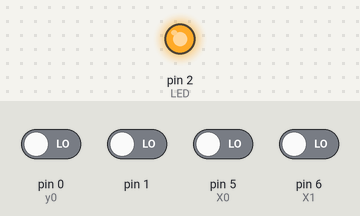
Bench run of a sketch on a simulated Arduino Uno, built with avr-gcc and run on an emulated ATmega328P. Shown: output pins drawn as LEDs (lit = HIGH). The inputs (shaded band) are chosen by the test bench; at power-on: pin 0 (y0), pin 1, pin 5 (X0), pin 6 (X1) LOW.

Above: at 1.2 s.
1.3 s: pin 5 (X0) driven HIGH
At 2.0 s:
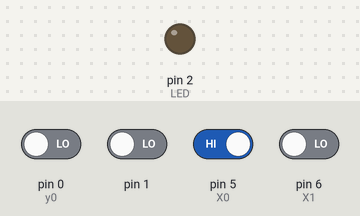
2.8 s: pin 0 (y0) driven HIGH
At 3.4 s:
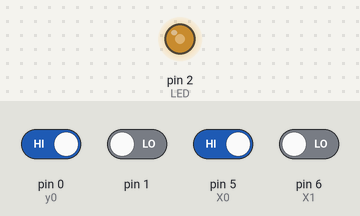
4.3 s: pin 0 (y0) driven LOW
At 5.3 s:
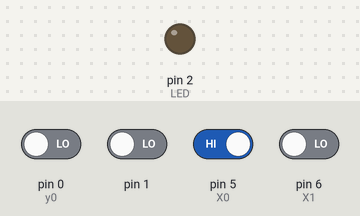
5.8 s: pin 5 (X0) driven LOW
At 6.6 s:
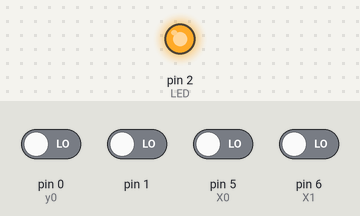
7.3 s: pin 6 (X1) driven HIGH
At 7.8 s:
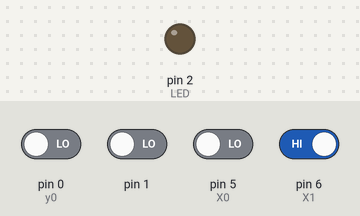
8.8 s: pin 6 (X1) driven LOW
At 10.1 s:
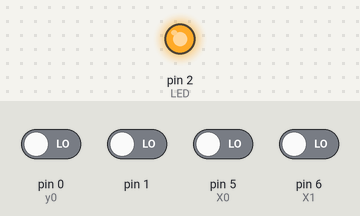
Timing chart, 0 to 11.3 s (numbered marks = the images above; inputs shaded):
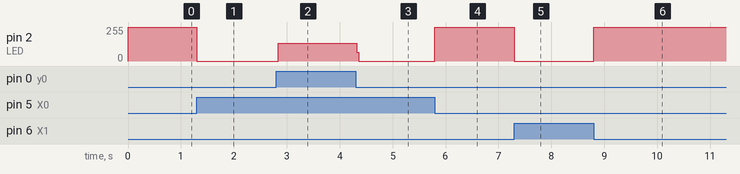

Measured:
- after the input at 1.3 s, pin 2 (LED): 255/255 → 0/255 at once
- after the input at 2.8 s, pin 2 (LED): 0/255 → 133/255 at once
- after the input at 4.3 s, pin 2 (LED): 133/255 → 0/255 at once
- after the input at 5.8 s, pin 2 (LED): 0/255 → 255/255 at once
- after the input at 7.3 s, pin 2 (LED): 255/255 → 0/255 at once
- after the input at 8.8 s, pin 2 (LED): 0/255 → 255/255 at once

The sketch:

ConfrontoNumeri2Bit_mar03a.ino
```cpp
const int LED = 2;
const int Y0 = 3;
const int Y1 = 4;
const int X0 = 5;
const int X1 = 6;
bool x0 = 0;
bool x1 = 0;
bool y0 = 0;
bool y1 = 0;
bool z = 0;

void setup() {
  // put your setup code here, to run once:
  pinMode(LED, OUTPUT);
  pinMode(Y0, INPUT);
  pinMode(Y1, INPUT);
  pinMode(X0, INPUT);
  pinMode(X1, INPUT);

}

void loop() {
  // put your main code here, to run repeatedly:
  x0 = digitalRead(X0);
  x1 = digitalRead(X1);
  y0 = digitalRead(y0);
  y1 = digitalRead(y1);

  z = ((!x0&&!x1) || (y0&&y1) || (!x1&&y0) || (!x1&&y1) || (!x0&&y1));
  digitalWrite(LED, z);

}
```
